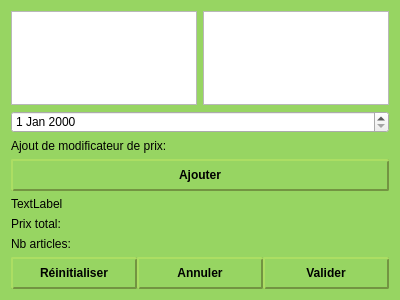
<?xml version="1.0" encoding="UTF-8"?>
<ui version="4.0">
 <class>DialogPrestation</class>
 <widget class="QDialog" name="DialogPrestation">
  <property name="geometry">
   <rect>
    <x>0</x>
    <y>0</y>
    <width>400</width>
    <height>300</height>
   </rect>
  </property>
  <property name="windowTitle">
   <string>Ajout Prestations</string>
  </property>
  <property name="styleSheet">
   <string notr="true">QDialog
{
	background-image:url(image/bg_400x300.png);
	background-repeat:repeat-x;
	background-color:#97d562;

}</string>
  </property>
  <layout class="QVBoxLayout" name="verticalLayout_2">
   <item>
    <layout class="QHBoxLayout" name="horizontalLayout_2">
     <item>
      <widget class="QTreeView" name="treeView_liste">
       <property name="styleSheet">
        <string notr="true">QTreeView::item:selected 
{

     background-color: qlineargradient(x1:0, y1:0, x2:0, y2:1,stop:0 #b0e563, stop: 0.5 #97d562);
 
	 color: #000000;
 }


QTreeView::item:hover 
{
     background-color:#b0e563;
	 color: #000000;
 }

QTreeView
{
	background-image:url(image/bg-tableview.jpg);
}</string>
       </property>
       <attribute name="headerVisible">
        <bool>false</bool>
       </attribute>
      </widget>
     </item>
     <item>
      <widget class="QListView" name="listView_choix">
       <property name="styleSheet">
        <string notr="true">QListView
{
	background-image:url(image/bg-tableview.jpg);
}</string>
       </property>
      </widget>
     </item>
    </layout>
   </item>
   <item>
    <widget class="QDateEdit" name="dateEdit"/>
   </item>
   <item>
    <widget class="QLabel" name="label_modificateur_prix">
     <property name="text">
      <string>Ajout de modificateur de prix:</string>
     </property>
    </widget>
   </item>
   <item>
    <layout class="QVBoxLayout" name="layout_add_promo">
     <item>
      <widget class="QPushButton" name="button_ajout_promo">
       <property name="styleSheet">
        <string notr="true">QPushButton 
{
	background-image:url(image/bg-button_ns.png);
	background-repeat:repeat-xy;
    border-color:#739442;
     border-style: outset;
     border-width: 2px;
     border-radius: 2px;
     font: bold 12px;
     min-width: 5em;
     padding: 7px;
}

QPushButton:pressed 
{
     background-image:url(image/bg-button_s.png);
	background-repeat:repeat-xy;
    border-color:#739442;
     border-style: inset;
     border-width: 2px;
     border-radius: 2px;
     font: bold 12px;
     min-width: 5em;
     padding: 7px;
 }

QPushButton:hover:!pressed
{
	background-image:url(image/bg-button_h.png);
	background-repeat:repeat-xy;
    border-color:#c2bf48;
     border-style: outset;
     border-width: 2px;
     border-radius: 2px;
     font: bold 12px;
     min-width: 5em;
     padding: 7px;
}

</string>
       </property>
       <property name="text">
        <string>Ajouter</string>
       </property>
      </widget>
     </item>
    </layout>
   </item>
   <item>
    <widget class="QLabel" name="label_ss_reduc">
     <property name="text">
      <string>TextLabel</string>
     </property>
    </widget>
   </item>
   <item>
    <widget class="QLabel" name="label_prix">
     <property name="text">
      <string>Prix total:</string>
     </property>
    </widget>
   </item>
   <item>
    <widget class="QLabel" name="label_nbChoix">
     <property name="text">
      <string>Nb articles:</string>
     </property>
    </widget>
   </item>
   <item>
    <layout class="QHBoxLayout" name="horizontalLayout">
     <property name="spacing">
      <number>0</number>
     </property>
     <item>
      <widget class="QPushButton" name="pushButton_init">
       <property name="styleSheet">
        <string notr="true">QPushButton 
{
	background-image:url(image/bg-button_ns.png);
	background-repeat:repeat-xy;
    border-color:#739442;
     border-style: outset;
     border-width: 2px;
     border-radius: 2px;
     font: bold 12px;
     min-width: 5em;
     padding: 7px;
}

QPushButton:pressed 
{
     background-image:url(image/bg-button_s.png);
	background-repeat:repeat-xy;
    border-color:#739442;
     border-style: inset;
     border-width: 2px;
     border-radius: 2px;
     font: bold 12px;
     min-width: 5em;
     padding: 7px;
 }

QPushButton:hover:!pressed
{
	background-image:url(image/bg-button_h.png);
	background-repeat:repeat-xy;
    border-color:#c2bf48;
     border-style: outset;
     border-width: 2px;
     border-radius: 2px;
     font: bold 12px;
     min-width: 5em;
     padding: 7px;
}

</string>
       </property>
       <property name="text">
        <string>Réinitialiser</string>
       </property>
       <property name="icon">
        <iconset>
         <normaloff>../build-JustinePgm-Desktop_Qt_5_4_0_MinGW_32bit-Debug/Undo.png</normaloff>../build-JustinePgm-Desktop_Qt_5_4_0_MinGW_32bit-Debug/Undo.png</iconset>
       </property>
       <property name="iconSize">
        <size>
         <width>15</width>
         <height>15</height>
        </size>
       </property>
      </widget>
     </item>
     <item>
      <widget class="QPushButton" name="pushButton_Annuler">
       <property name="styleSheet">
        <string notr="true">QPushButton 
{
	background-image:url(image/bg-button_ns.png);
	background-repeat:repeat-xy;
    border-color:#739442;
     border-style: outset;
     border-width: 2px;
     border-radius: 2px;
     font: bold 12px;
     min-width: 5em;
     padding: 7px;
}

QPushButton:pressed 
{
     background-image:url(image/bg-button_s.png);
	background-repeat:repeat-xy;
    border-color:#739442;
     border-style: inset;
     border-width: 2px;
     border-radius: 2px;
     font: bold 12px;
     min-width: 5em;
     padding: 7px;
 }

QPushButton:hover:!pressed
{
	background-image:url(image/bg-button_h.png);
	background-repeat:repeat-xy;
    border-color:#c2bf48;
     border-style: outset;
     border-width: 2px;
     border-radius: 2px;
     font: bold 12px;
     min-width: 5em;
     padding: 7px;
}

</string>
       </property>
       <property name="text">
        <string>Annuler</string>
       </property>
       <property name="icon">
        <iconset>
         <normaloff>../build-JustinePgm-Desktop_Qt_5_4_0_MinGW_32bit-Debug/Cancel.png</normaloff>../build-JustinePgm-Desktop_Qt_5_4_0_MinGW_32bit-Debug/Cancel.png</iconset>
       </property>
       <property name="iconSize">
        <size>
         <width>15</width>
         <height>15</height>
        </size>
       </property>
      </widget>
     </item>
     <item>
      <widget class="QPushButton" name="pushButton_OK">
       <property name="styleSheet">
        <string notr="true">QPushButton 
{
	background-image:url(image/bg-button_ns.png);
	background-repeat:repeat-xy;
    border-color:#739442;
     border-style: outset;
     border-width: 2px;
     border-radius: 2px;
     font: bold 12px;
     min-width: 5em;
     padding: 7px;
}

QPushButton:pressed 
{
     background-image:url(image/bg-button_s.png);
	background-repeat:repeat-xy;
    border-color:#739442;
     border-style: inset;
     border-width: 2px;
     border-radius: 2px;
     font: bold 12px;
     min-width: 5em;
     padding: 7px;
 }

QPushButton:hover:!pressed
{
	background-image:url(image/bg-button_h.png);
	background-repeat:repeat-xy;
    border-color:#c2bf48;
     border-style: outset;
     border-width: 2px;
     border-radius: 2px;
     font: bold 12px;
     min-width: 5em;
     padding: 7px;
}

</string>
       </property>
       <property name="text">
        <string>Valider</string>
       </property>
       <property name="icon">
        <iconset>
         <normaloff>../build-JustinePgm-Desktop_Qt_5_4_0_MinGW_32bit-Debug/save.png</normaloff>../build-JustinePgm-Desktop_Qt_5_4_0_MinGW_32bit-Debug/save.png</iconset>
       </property>
       <property name="iconSize">
        <size>
         <width>15</width>
         <height>15</height>
        </size>
       </property>
      </widget>
     </item>
    </layout>
   </item>
  </layout>
 </widget>
 <resources/>
 <connections/>
</ui>
